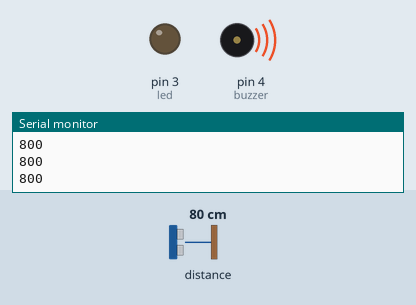
This sketch was run on a simulated Arduino Uno, built with avr-gcc and run on an emulated ATmega328P. On the bench: output pins drawn as LEDs (lit = HIGH), buzzer (waves = sounding, pin HIGH), the last lines printed to the serial monitor. The test bench sets the inputs (shaded band); at power-on: distance to the obstacle 80 cm.

Above: at 1.2 s.
1.3 s: distance to the obstacle set to 6 cm
2.8 s: distance to the obstacle set to 3 cm
At 3.7 s:
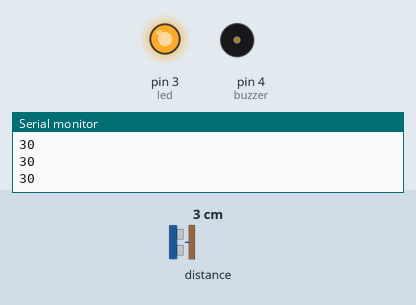
4.3 s: distance to the obstacle set to 9 cm
At 5.5 s:
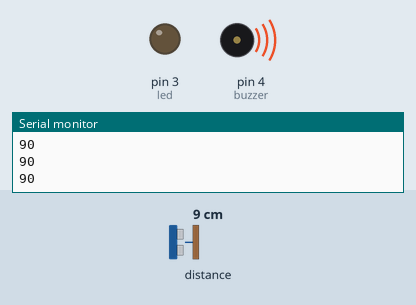
5.8 s: distance to the obstacle set to 2 cm
At 6.7 s:
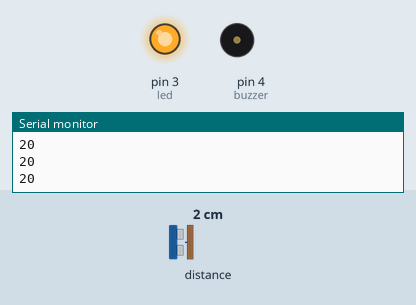
Timing chart, 0 to 8.3 s (numbered marks = the images above; inputs shaded):
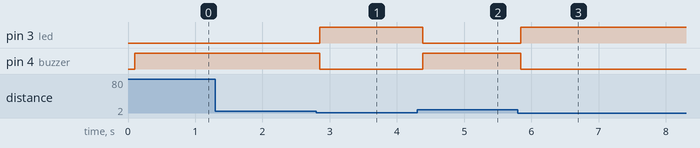

The sketch:

M0765_Arduino.ino
```cpp
#include <Wire.h>
#include <VL53L0X.h>
int led = 3;
int buzzer = 4;

VL53L0X sensor;

void setup()
{
  Serial.begin(9600);
  Wire.begin();
  pinMode (led, OUTPUT);
  pinMode (buzzer, OUTPUT);
  sensor.init();
  sensor.setTimeout(500);
  sensor.startContinuous();
}

void loop() {
  Serial.print(sensor.readRangeContinuousMillimeters());
  if (sensor.timeoutOccurred()) {
    Serial.print(" TIMEOUT");
  }
  if (sensor.readRangeContinuousMillimeters()< 50) {
    digitalWrite(led, HIGH);
    digitalWrite(buzzer, LOW);
  }
  if (sensor.readRangeContinuousMillimeters()> 50) {
    digitalWrite(led,LOW);
    digitalWrite(buzzer, HIGH);
  }
  Serial.println();
}
```

Measured:
- the behaviour switches between 5 and 4 cm on distance to the obstacle (found by bisection; images 0 and 1)
- after the input at 2.8 s, pin 3 (led): LOW → HIGH after 0.05 s; pin 4 (buzzer): HIGH → LOW after 0.05 s
- after the input at 4.3 s, pin 3 (led): HIGH → LOW after 0.08 s; pin 4 (buzzer): LOW → HIGH after 0.08 s
- after the input at 5.8 s, pin 3 (led): LOW → HIGH at once; pin 4 (buzzer): HIGH → LOW at once
